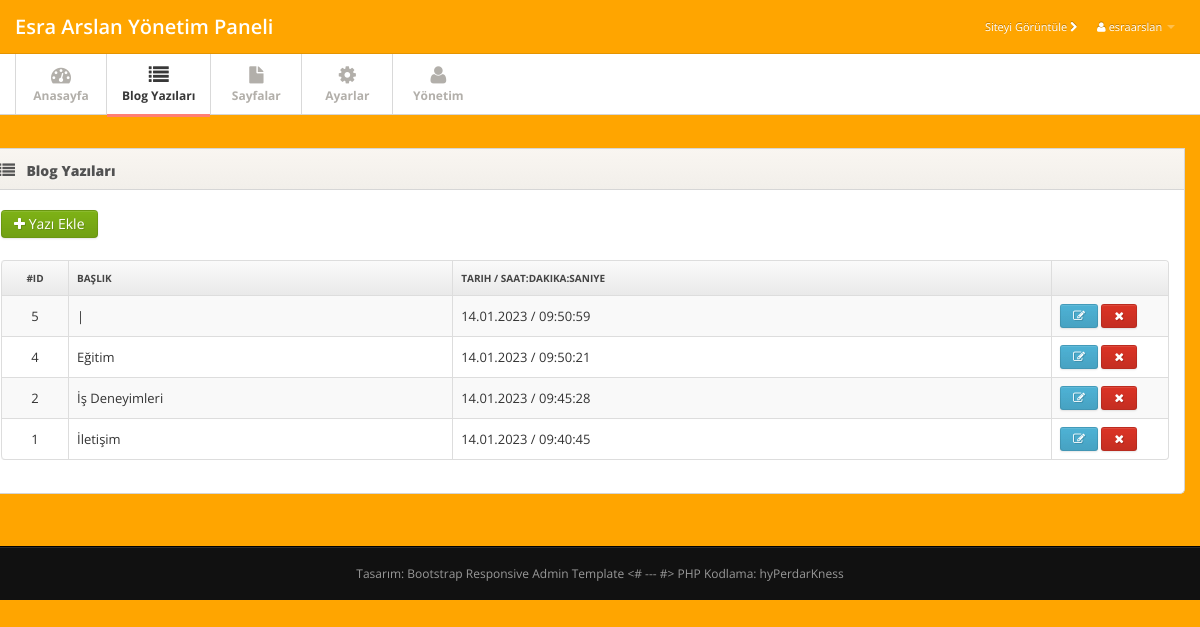
Page /yonetim/blogs.php (signed in) on the committed database.
### tables this page shows
CREATE TABLE IF NOT EXISTS `settings` (
  `siteadi_title` varchar(200) NOT NULL,
  `siteadi_sidebar` varchar(100) NOT NULL,
  `siteadi_head` varchar(100) NOT NULL,
  `siteadi_intro` text NOT NULL,
  `keywords` varchar(200) NOT NULL,
  `description` varchar(200) NOT NULL,
  `analytics` text NOT NULL,
  `color` int(11) NOT NULL,
  `about` text NOT NULL,
  `facebook` varchar(100) NOT NULL,
  `twitter` varchar(100) NOT NULL,
  `instagram` varchar(100) NOT NULL,
  `youtube` varchar(100) NOT NULL,
  `linkedin` varchar(100) NOT NULL,
  `pinterest` varchar(100) NOT NULL,
  `github` varchar(100) NOT NULL,
  `stackoverflow` varchar(100) NOT NULL,
  `codepen` varchar(100) NOT NULL
);

CREATE TABLE IF NOT EXISTS `blog` (
  `id` int(11) NOT NULL AUTO_INCREMENT,
  `baslik` varchar(100) NOT NULL,
  `resim` varchar(100) NOT NULL,
  `icerik` longtext NOT NULL,
  `tarih` datetime NOT NULL,
  `sefurl` varchar(120) NOT NULL,
  PRIMARY KEY (`id`)
);

### assets/blog_conf.php (called while the page is built, shortened)
<?php if(!defined("include")){ echo '<meta http-equiv="refresh" content="0;URL=../index.php">'; exit(); }
$dbhost = "localhost";
$dbuser = "root";
$dbpass = "";
$dbdata = "esraarslan";
try {
     $db = new PDO("mysql:host=$dbhost;dbname=$dbdata", "$dbuser", "$dbpass", array(PDO::MYSQL_ATTR_INIT_COMMAND => "SET NAMES utf8"));
} catch ( PDOException $e ){
     print $e->getMessage(); exit();
}
$print = $db->query("select * from settings")->fetch(PDO::FETCH_ASSOC); ?>

### yonetim/blogs.php (the view, shortened to what this page needs)
<?php session_start(); if(isset($_SESSION['furtherup'])){ define("include",true); include("../assets/blog_conf.php"); ?>
<!DOCTYPE html>
<html lang="en">
<head>
	<link href="css/bootstrap.min.css" rel="stylesheet">
	<link href="css/bootstrap-responsive.min.css" rel="stylesheet">
	<link href="css/font-awesome.min.css" rel="stylesheet">
	<link href="css/style.css" rel="stylesheet">
	<link href="css/pages/dashboard.css" rel="stylesheet">
</head>
<body>
<div class="navbar navbar-fixed-top">
  <div class="navbar-inner">
    <div class="container"> <a class="brand" href="home.php"><?php echo $print['siteadi_title']; ?> Yönetim Paneli</a>
      <div class="nav-collapse">
        <ul class="nav pull-right">
		<li><a href="../index.php" target="_blank">Siteyi Görüntüle <i class="icon-chevron-right"></i></a></li>
          <li class="dropdown"><a href="#" class="dropdown-toggle" data-toggle="dropdown"><i class="icon-user"></i> <?php echo $_SESSION['username']; ?> <b class="caret"></b></a>
          </li>
        </ul>
      </div>
    </div>
  </div>
</div>
<?php include("plug/menu.php"); ?>
<div class="main">
  <div class="main-inner">
    <div class="container">
      <div class="row">
          <div class="widget">
            <div class="widget-header"><i class="icon-list"></i>
              <h3>Blog Yazıları</h3>
            </div>
            <div class="widget-content">
<a href="blogekle.php" class="btn btn-success"><i class="icon-plus"></i> Yazı Ekle</a><br><br>
              <table class="table table-striped table-bordered">
                <thead>
                  <tr>
                    <th style="text-align:center;">#ID</th>
                    <th>Başlık</th>
                    <th>Tarih / Saat:Dakika:Saniye</th>
                    <th class="td-actions"></th>
                  </tr>
                </thead>
                <tbody>
	<?php foreach($db->query("select * from blog order by id desc") as $yazdir){ ?>
                  <tr>
                    <td width="50" style="text-align:center;"><?php echo $yazdir['id']; ?></td>
                    <td><?php echo $yazdir['baslik']; ?></td>
                    <td><?php echo date('d.m.Y / H:i:s', strtotime($yazdir['tarih'])); ?></td>
					<td width="100" class="td-actions"><a href="blogedit.php?id=<?php echo $yazdir['id']; ?>" class="btn btn-small btn-info"><i class="btn-icon-only icon-edit"></i></a>
					<a href="blogs.php?sil=<?php echo $yazdir['id']; ?>" class="btn btn-danger btn-small"><i class="btn-icon-only icon-remove"></i></a></td>
                  </tr>
	<?php } ?>
                </tbody>
              </table>
            </div>
        </div>
      </div>
    </div>
  </div>
</div>
<div class="footer" align="center">
  <div class="footer-inner">
    <div class="container">
      <div class="row">
        <div class="span12"> Tasarım: <a href="http://www.egrappler.com" target="_blank">Bootstrap Responsive Admin Template</a> <# --- #> PHP Kodlama: <a href="https://github.com/hyPerdarKness" target="_blank">hyPerdarKness</a></div>
      </div>
    </div>
  </div>
</div>
</body>
</html>
<?php }else{ echo '<meta http-equiv="refresh" content="0;URL=../index.php">'; } ?>

### yonetim/plug/menu.php
<?php if(!defined("include")){ echo '<meta http-equiv="refresh" content="0;URL=../index.php">'; exit(); } $p = basename($_SERVER['REQUEST_URI']); ?>
<div class="subnavbar">
  <div class="subnavbar-inner">
    <div class="container">
      <ul class="mainnav">
        <li<?php if($p=="home.php"){ echo ' class="active"'; } ?>><a href="home.php"><i class="icon-dashboard"></i><span>Anasayfa</span> </a> </li>
        <li<?php if($p=="blogs.php"||$p=="blogekle.php"||$p=="blogedit.php?id=".@$id.""){ echo ' class="active"'; } ?>><a href="blogs.php"><i class="icon-list"></i><span>Blog Yazıları</span> </a> </li>
        <li<?php if($p=="pages.php"||$p=="pageadd.php"||$p=="pagedit.php?id=".@$id.""){ echo ' class="active"'; } ?>><a href="pages.php"><i class="icon-file"></i><span>Sayfalar</span> </a> </li>
        <li<?php if($p=="ayarlar.php"){ echo ' class="active"'; } ?>><a href="ayarlar.php"><i class="icon-cog"></i><span>Ayarlar</span> </a> </li>
        <li<?php if($p=="yonetim.php?id=".$_SESSION['furtherup'].""){ echo ' class="active"'; } ?>><a href="yonetim.php?id=<?php echo $_SESSION['furtherup']; ?>"><i class="icon-user"></i><span>Yönetim</span> </a> </li>
      </ul>
    </div>
  </div>
</div>

### yonetim/css/style.css (style rules this page uses)
body { background: orange; font: 13px/1.7em 'Open Sans'; }
.btn-icon-only { padding-right: 3px; padding-left: 3px; }
.table td { vertical-align: middle; }
.table-bordered th { background: #E9E9E9; background:-moz-linear-gradient(top, #FAFAFA 0%, #E9E9E9 100%); background:-webkit-gradient(linear, left top, left bottom, color-stop(0%,#FAFAFA), color-stop(100%,#E9E9E9)); background:-webkit-linear-gradient(top, #FAFAFA 0%,#E9E9E9 100%); background:-o-linear-gradient(top, #FAFAFA 0%,#E9E9E9 100%); background:-ms-linear-gradient(top, #FAFAFA 0%,#E9E9E9 100%); background:linear-gradient(top, #FAFAFA 0%,#E9E9E9 100%); filter: progid:DXImageTransform.Microsoft.gradient(startColorstr='#FAFAFA', endColorstr='#E9E9E9'); -ms-filter: "progid:DXImageTransform.Microsoft.gradient(startColorstr='#FAFAFA', endColorstr='#E9E9E9')"; font-size: 10px; color: #444; text-transform: uppercase; }
.navbar .container { position: relative; }
.navbar-inner { padding: 7px 0; background: orange !important; -moz-border-radius: 0; -webkit-border-radius: 0; border-radius: 0; }
.navbar-fixed-top { position: static; }
.navbar .nav a { font-size: 11px; }
.navbar .nav>li>a { color:#fff !important; }
.navbar .brand { font-weight: 600; position: relative; top: 2px; }
.subnavbar { margin-bottom: 2.5em; }
.subnavbar-inner { height: 60px; background: #fff; border-bottom: 1px solid #d6d6d6; }
.subnavbar .container > ul { display: inline-block; height: 80px; padding: 0; margin: 0; }
.subnavbar .container > ul > li { float: left; min-width: 90px; height: 60px; padding: 0; margin: 0; text-align: center; list-style: none; border-left: 1px solid #d9d9d9; }
.subnavbar .container > ul > li > a { display: block; height: 100%; padding: 0 15px; font-size: 12px; font-weight: bold; color: #b2afaa; }
.subnavbar .container > ul > li > a > i { display: inline-block; width: 24px; height: 24px; margin-top: 11px; margin-bottom: -3px; font-size: 20px; }
.subnavbar .container > ul > li > a > span { display: block; }
.subnavbar .container > ul > li.active > a { border-bottom:3px solid #ff7f74; color: #383838; }
.main { padding-bottom: 2em; border-bottom: 1px solid #000; }
.footer { margin-top: 0; border-top: 1px solid #292929; }
.footer-inner { padding: 15px 0; font-size: 12px; background: #111; color: #999; }
.footer a { color: #999; }
.widget { position: relative; clear: both; width: auto; margin-bottom: 2em; overflow: hidden; }
.widget-header { position: relative; height: 40px; line-height: 40px; background: #f9f6f1; background:-moz-linear-gradient(top, #f9f6f1 0%, #f2efea 100%); background:-webkit-gradient(linear, left top, left bottom, color-stop(0%,#f9f6f1), color-stop(100%,#f2efea)); background:-webkit-linear-gradient(top, #f9f6f1 0%,#f2efea 100%); background:-o-linear-gradient(top, #f9f6f1 0%,#f2efea 100%); background:-ms-linear-gradient(top, #f9f6f1 0%,#f2efea 100%); background:linear-gradient(top, #f9f6f1 0%,#f2efea 100%); filter: progid:DXImageTransform.Microsoft.gradient(startColorstr='#f9f6f1', endColorstr='#f2efea'); -ms-filter: "progid:DXImageTransform.Microsoft.gradient(startColorstr='#f9f6f1', endColorstr='#f2efea')"; border: 1px solid #d6d6d6; -webkit-background-clip: padding-box; }
.widget-header h3 { position: relative; top: 2px; left: 10px; display: inline-block; margin-right: 3em; font-size: 14px; font-weight: 800; color: #525252; line-height: 18px; text-shadow: 1px 1px 2px rgba(255,255,255,.5); }
.widget-header [class^="icon-"], .widget-header [class*=" icon-"] { display: inline-block; margin-left: 13px; margin-right: -2px; font-size: 16px; color: #555; vertical-align: middle; }
.widget-content { padding: 20px 15px 15px; background: #FFF; border: 1px solid #D5D5D5; -moz-border-radius: 5px; -webkit-border-radius: 5px; border-radius: 5px; }
.widget-header+.widget-content { border-top: none; -webkit-border-top-left-radius: 0; -webkit-border-top-right-radius: 0; -moz-border-radius-topleft: 0; -moz-border-radius-topright: 0; border-top-left-radius: 0; border-top-right-radius: 0; }
.widget-content:before, .widget-content:after { content:""; display:table; }
.widget-content:after { clear:both; }
.widget-content { zoom:1; }

### rows in the picture
settings: siteadi_title "Esra Arslan"
blog: id "5", baslik "|", tarih "14.01.2023 / 09:50:59"
blog: id "4", baslik "Eğitim", tarih "14.01.2023 / 09:50:21"
blog: id "2", baslik "İş Deneyimleri", tarih "14.01.2023 / 09:45:28"
blog: id "1", baslik "İletişim", tarih "14.01.2023 / 09:40:45"

### other values in the picture
$_SESSION['username'] "esraarslan"
